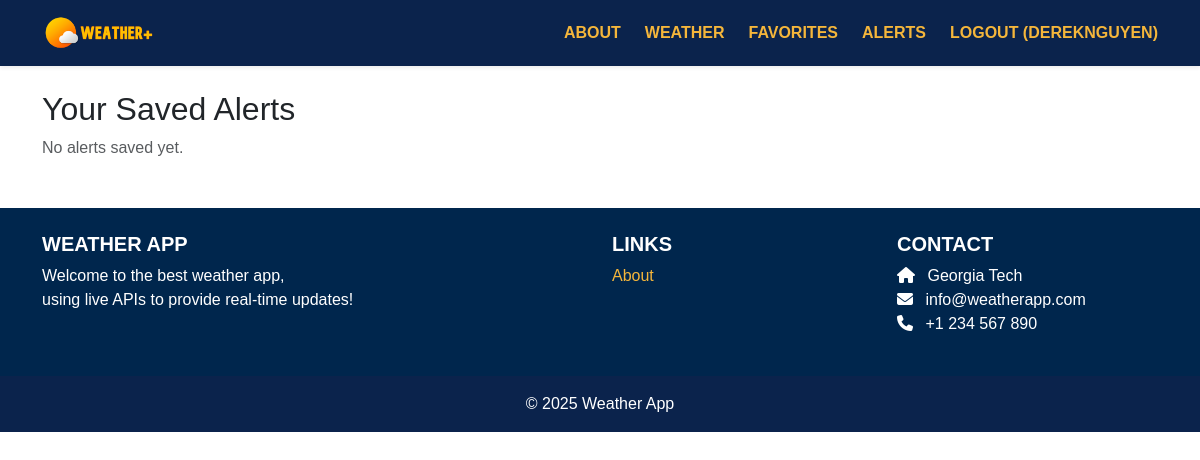
Before: /weather/alerts/ (signed in) with the older database file.
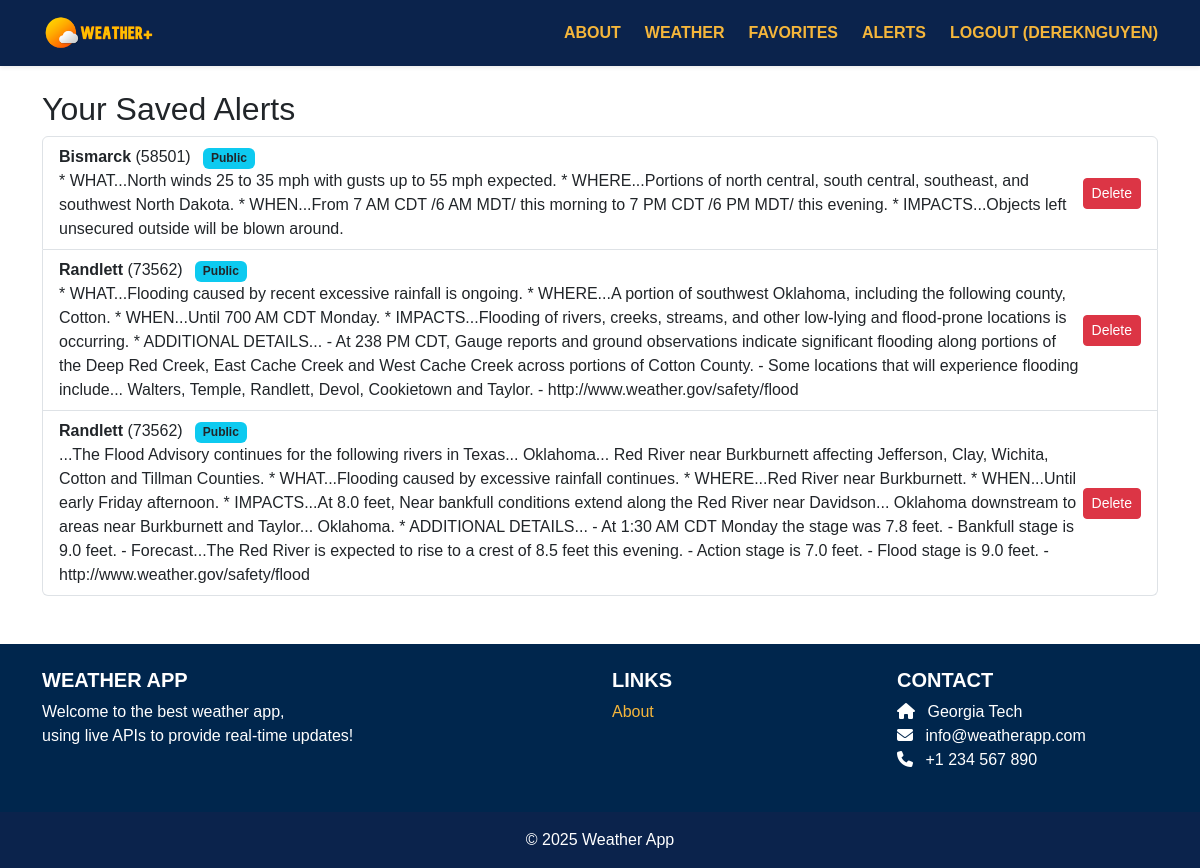
After: the same page with the newer database file.
### weather/models.py (models this page shows, shortened)
class Alert(models.Model):
    user = models.ForeignKey(User, on_delete=models.CASCADE)
    city_name = models.CharField(max_length=100)
    zip_code = models.CharField(max_length=10)
    alert_text = models.TextField()
    created_at = models.DateTimeField(auto_now_add=True)
    public = models.BooleanField(default=False)
    dismissed_by = models.ManyToManyField(User, related_name="dismissed_alerts", blank=True)
    is_government = models.BooleanField(default=False)
    noaa_id = models.CharField(max_length=200, blank=True, null=True, unique=True)
    def is_dismissed_for(self, user):
        return self.dismissed_by.filter(id=user.id).exists()

### weather/views.py (the view)
# urls.py: path('alerts/', views.alerts_view, name='weather.alerts'),
@login_required
def alerts_view(request):
    all_alerts = Alert.objects.all()
    alerts = [
        alert for alert in all_alerts
        if (not alert.public and alert.user == request.user) or
           (alert.public and not alert.is_dismissed_for(request.user))
    ]
    return render(request, 'weather/alerts.html', {
        'alerts': alerts
    })

### weather/templates/weather/alerts.html (shortened to what this page needs)
{% extends 'base.html' %}
{% block content %}
<div class="container mt-4">
    <h2>Your Saved Alerts</h2>
    {% if alerts %}
    <ul class="list-group">
        {% for alert in alerts %}
        <li class="list-group-item d-flex justify-content-between align-items-center">
            <div>
                <strong>{{ alert.city_name }}</strong> ({{ alert.zip_code }})
                {% if alert.public %}
                <span class="badge bg-info text-dark ms-2">Public</span>
                {% else %}
                <span class="badge bg-secondary ms-2">Private</span>
                {% endif %}
                <br>
                {{ alert.alert_text }}
            </div>
            {% if alert.public %}
            {% if user.is_staff %}
            <form method="POST" action="{% url 'weather.delete_alert' alert.id %}">
                <button class="btn btn-sm btn-danger">Delete</button>
            </form>
            {% else %}
            <form method="POST" action="{% url 'weather.dismiss_alert' alert.id %}">
                {% csrf_token %}
                <button class="btn btn-sm btn-warning">Dismiss</button>
            </form>
            {% endif %}
            {% else %}
            <form method="POST" action="{% url 'weather.delete_alert' alert.id %}">
                {% csrf_token %}
                <button class="btn btn-sm btn-danger">Delete</button>
            </form>
            {% endif %}
        </li>
        {% endfor %}
    </ul>
    {% else %}
    <p class="text-muted">No alerts saved yet.</p>
    {% endif %}
</div>
{% endblock %}

Changed rows visible on the page:
added Alert: city_name "Bismarck", zip_code "58501", public "Public", alert_text "* WHAT...North winds 25 to 35 mph with gusts up to 55 mph expected. * WHERE...Portions of north central, south central, southeast, and southwest North Dakota. * WHEN...From 7 AM CDT /6 AM MDT/ this morning to 7 PM CDT /6 PM MDT/ this evening. * IMPACTS...Objects left unsecured outside will be blown around."
added Alert: city_name "Randlett", zip_code "73562", public "Public", alert_text "* WHAT...Flooding caused by recent excessive rainfall is ongoing. * WHERE...A portion of southwest Oklahoma, including the following county, Cotton. * WHEN...Until 700 AM CDT Monday. * IMPACTS...Flooding of rivers, creeks, streams, and other low-lying and flood-prone locations is occurring. * ADDITIONAL DETAILS... - At 238 PM CDT, Gauge reports and ground observations indicate significant flooding along portions of the Deep Red Creek, East Cache Creek and West Cache Creek across portions of Cotton County. - Some locations that will experience flooding include... Walters, Temple, Randlett, Devol, Cookietown and Taylor. - http://www.weather.gov/safety/flood"
added Alert: city_name "Randlett", zip_code "73562", public "Public", alert_text "...The Flood Advisory continues for the following rivers in Texas... Oklahoma... Red River near Burkburnett affecting Jefferson, Clay, Wichita, Cotton and Tillman Counties. * WHAT...Flooding caused by excessive rainfall continues. * WHERE...Red River near Burkburnett. * WHEN...Until early Friday afternoon. * IMPACTS...At 8.0 feet, Near bankfull conditions extend along the Red River near Davidson... Oklahoma downstream to areas near Burkburnett and Taylor... Oklahoma. * ADDITIONAL DETAILS... - At 1:30 AM CDT Monday the stage was 7.8 feet. - Bankfull stage is 9.0 feet. - Forecast...The Red River is expected to rise to a crest of 8.5 feet this evening. - Action stage is 7.0 feet. - Flood stage…"
Other visible differences:
text no longer shown: "No alerts saved yet."
